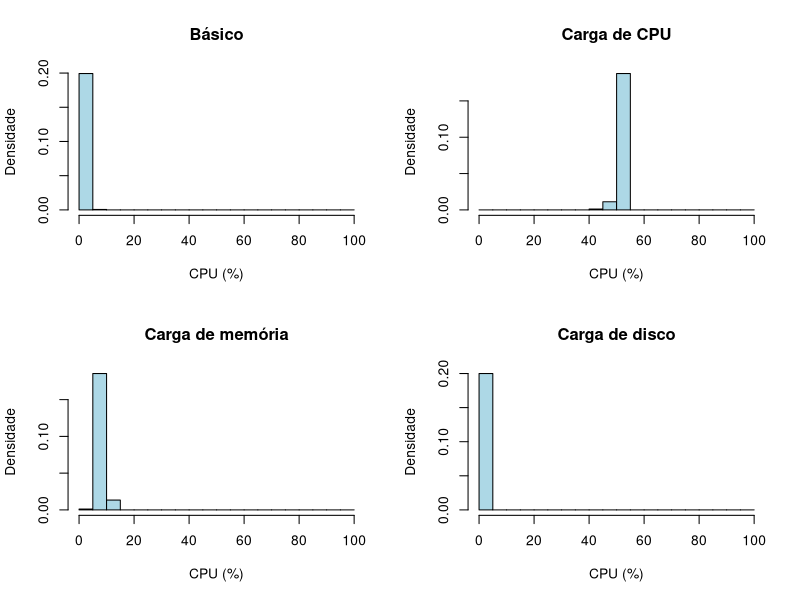
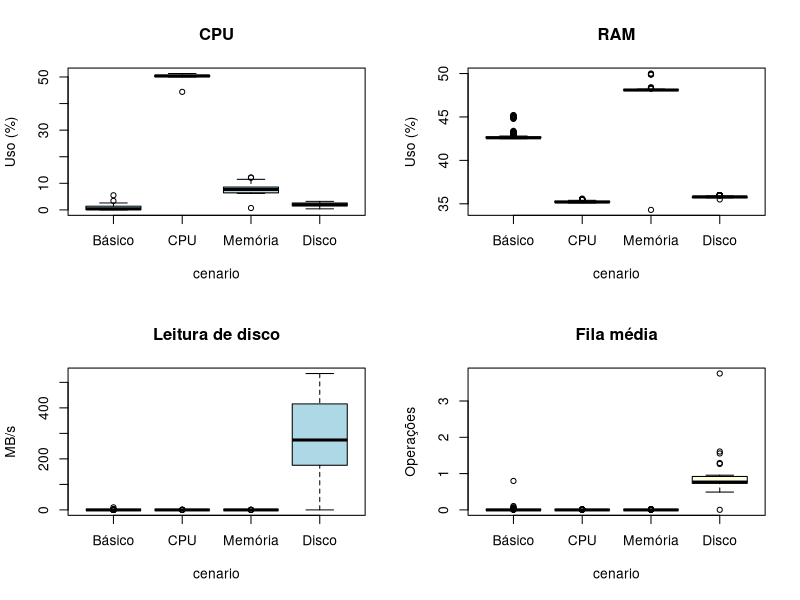
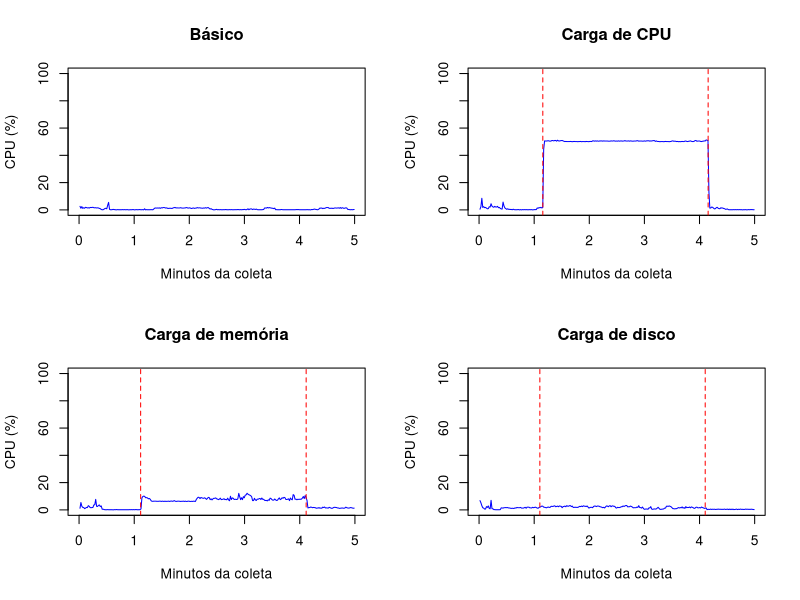
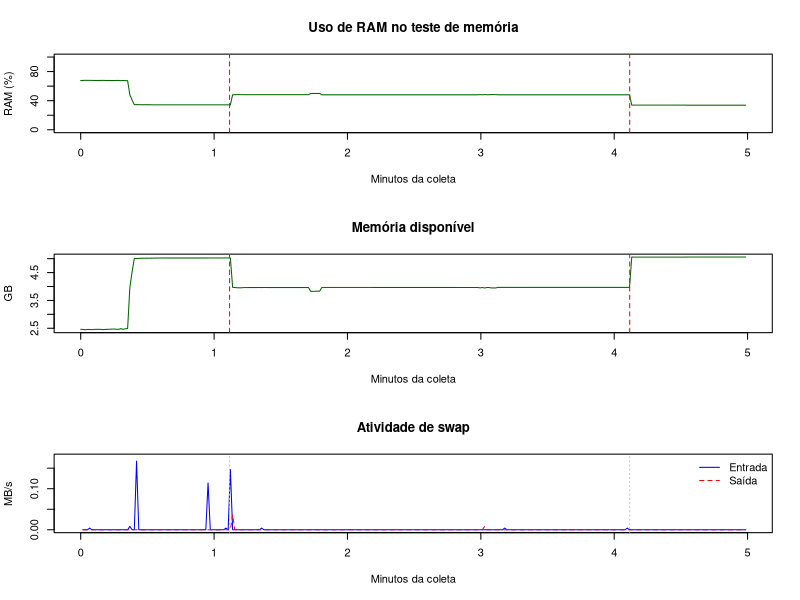
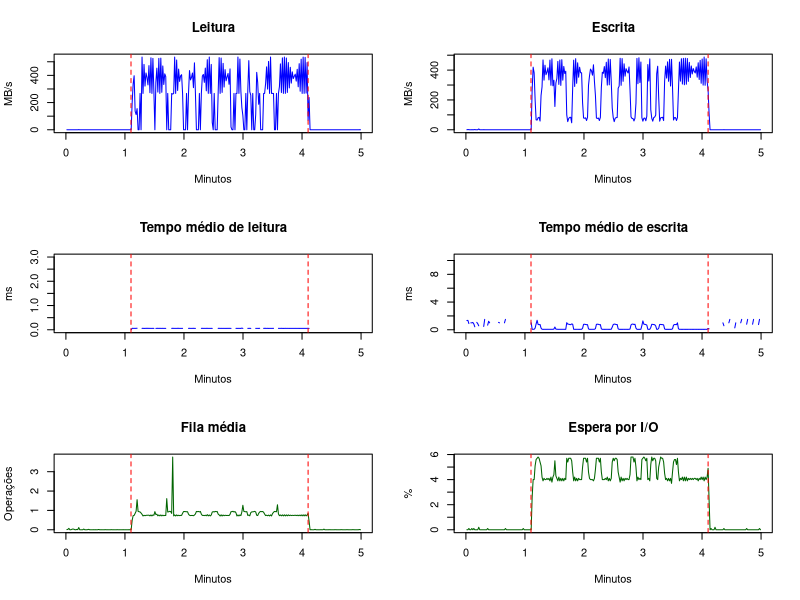
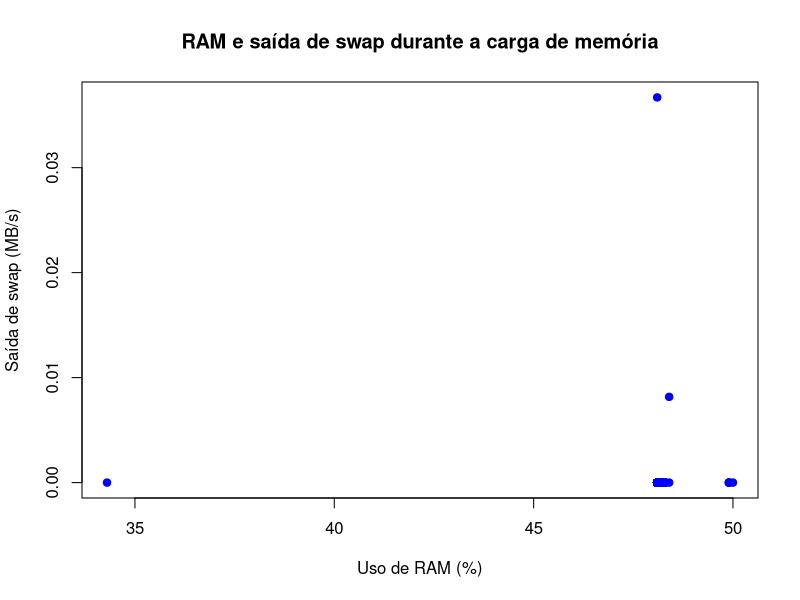
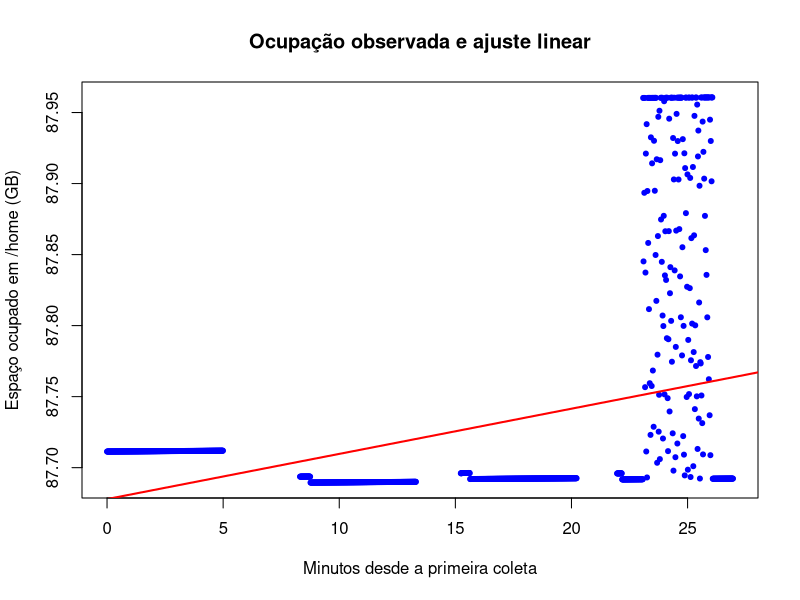

R code for these plots, in order:
## ---- chunk 1
basico = read.csv("dados/brutos/coretrace_basico_2026-10-15_18-00-40-992674.csv", na.strings = "", check.names = FALSE)
teste_cpu = read.csv("dados/brutos/coretrace_cpu_2026-10-15_18-08-59-597886.csv", na.strings = "", check.names = FALSE)
teste_memoria = read.csv("dados/brutos/coretrace_memoria_2026-10-15_18-15-55-034537.csv", na.strings = "", check.names = FALSE)
teste_disco = read.csv("dados/brutos/coretrace_disco_2026-10-15_18-22-38-834950.csv", na.strings = "", check.names = FALSE)

basico$cenario = "Básico"
teste_cpu$cenario = "CPU"
teste_memoria$cenario = "Memória"
teste_disco$cenario = "Disco"

basico$fase = "Sem carga"
teste_cpu$fase = "Antes"
teste_memoria$fase = "Antes"
teste_disco$fase = "Antes"
## ---- chunk 2
teste_cpu$horario = as.POSIXct(teste_cpu$TIMESTAMP, format = "%Y-%m-%dT%H:%M:%OS", tz = "America/Sao_Paulo")
teste_memoria$horario = as.POSIXct(teste_memoria$TIMESTAMP, format = "%Y-%m-%dT%H:%M:%OS", tz = "America/Sao_Paulo")
teste_disco$horario = as.POSIXct(teste_disco$TIMESTAMP, format = "%Y-%m-%dT%H:%M:%OS", tz = "America/Sao_Paulo")
basico$horario = as.POSIXct(basico$TIMESTAMP, format = "%Y-%m-%dT%H:%M:%OS", tz = "America/Sao_Paulo")

inicio_cpu = as.POSIXct("2026-10-15 18:10:09", tz = "America/Sao_Paulo")
fim_cpu = as.POSIXct("2026-10-15 18:13:09", tz = "America/Sao_Paulo")
inicio_memoria = as.POSIXct("2026-10-15 18:17:02", tz = "America/Sao_Paulo")
fim_memoria = as.POSIXct("2026-10-15 18:20:02", tz = "America/Sao_Paulo")
inicio_disco = as.POSIXct("2026-10-15 18:23:45", tz = "America/Sao_Paulo")
fim_disco = as.POSIXct("2026-10-15 18:26:45", tz = "America/Sao_Paulo")

teste_cpu$fase[teste_cpu$horario >= inicio_cpu & teste_cpu$horario < fim_cpu] = "Durante"
teste_cpu$fase[teste_cpu$horario >= fim_cpu] = "Depois"
teste_memoria$fase[teste_memoria$horario >= inicio_memoria & teste_memoria$horario < fim_memoria] = "Durante"
teste_memoria$fase[teste_memoria$horario >= fim_memoria] = "Depois"
teste_disco$fase[teste_disco$horario >= inicio_disco & teste_disco$horario < fim_disco] = "Durante"
teste_disco$fase[teste_disco$horario >= fim_disco] = "Depois"

dados = rbind(basico, teste_cpu, teste_memoria, teste_disco)
dados$cenario = factor(dados$cenario, levels = c("Básico", "CPU", "Memória", "Disco"))
dados$minuto = dados$TEMPO_SEGUNDOS / 60

knitr::kable(table(dados$cenario, dados$fase))
## ---- chunk 3
print(unique(dados$disco_io_0_dispositivo))
print(unique(dados$disco_volume_2_montagem))

dados$cpu = dados$cpu_percent
dados$ram = dados$ram_percent
dados$memoria_disponivel = dados$ram_available
dados$carga_5 = dados$load_avg_5
dados$leitura = dados$disco_io_0_read_bytes / 1000000
dados$escrita = dados$disco_io_0_write_bytes / 1000000
dados$iops_leitura = dados$disco_io_0_read_count
dados$iops_escrita = dados$disco_io_0_write_count
dados$fila = dados$disco_io_0_queue
dados$tempo_leitura = dados$disco_io_0_read_time_ms
dados$tempo_escrita = dados$disco_io_0_write_time_ms
dados$espera_io = dados$cpu_iowait
dados$swap_entrada = dados$swap_sin / 1000000
dados$swap_saida = dados$swap_sout / 1000000
dados$espaco_usado = dados$disco_volume_2_used
## ---- chunk 4
invalida = is.na(dados$cpu_percent_status) | dados$cpu_percent_status != "ok" | !is.finite(dados$cpu) | dados$cpu < 0
invalida = invalida | dados$cpu > 100
dados$cpu[invalida] = NA

invalida = is.na(dados$ram_percent_status) | dados$ram_percent_status != "ok" | !is.finite(dados$ram) | dados$ram < 0
invalida = invalida | dados$ram > 100
dados$ram[invalida] = NA

invalida = is.na(dados$ram_available_status) | dados$ram_available_status != "ok" | !is.finite(dados$memoria_disponivel) | dados$memoria_disponivel < 0
dados$memoria_disponivel[invalida] = NA

invalida = is.na(dados$load_avg_5_status) | dados$load_avg_5_status != "ok" | !is.finite(dados$carga_5) | dados$carga_5 < 0
dados$carga_5[invalida] = NA

invalida = is.na(dados$disco_io_0_read_bytes_status) | dados$disco_io_0_read_bytes_status != "ok" | !is.finite(dados$leitura) | dados$leitura < 0
dados$leitura[invalida] = NA

invalida = is.na(dados$disco_io_0_write_bytes_status) | dados$disco_io_0_write_bytes_status != "ok" | !is.finite(dados$escrita) | dados$escrita < 0
dados$escrita[invalida] = NA

invalida = is.na(dados$disco_io_0_read_count_status) | dados$disco_io_0_read_count_status != "ok" | !is.finite(dados$iops_leitura) | dados$iops_leitura < 0
dados$iops_leitura[invalida] = NA

invalida = is.na(dados$disco_io_0_write_count_status) | dados$disco_io_0_write_count_status != "ok" | !is.finite(dados$iops_escrita) | dados$iops_escrita < 0
dados$iops_escrita[invalida] = NA

invalida = is.na(dados$disco_io_0_queue_status) | dados$disco_io_0_queue_status != "ok" | !is.finite(dados$fila) | dados$fila < 0
dados$fila[invalida] = NA

invalida = is.na(dados$disco_io_0_read_time_ms_status) | dados$disco_io_0_read_time_ms_status != "ok" | !is.finite(dados$tempo_leitura) | dados$tempo_leitura < 0
dados$tempo_leitura[invalida] = NA

invalida = is.na(dados$disco_io_0_write_time_ms_status) | dados$disco_io_0_write_time_ms_status != "ok" | !is.finite(dados$tempo_escrita) | dados$tempo_escrita < 0
dados$tempo_escrita[invalida] = NA

invalida = is.na(dados$cpu_iowait_status) | dados$cpu_iowait_status != "ok" | !is.finite(dados$espera_io) | dados$espera_io < 0
invalida = invalida | dados$espera_io > 100
dados$espera_io[invalida] = NA

invalida = is.na(dados$swap_sin_status) | dados$swap_sin_status != "ok" | !is.finite(dados$swap_entrada) | dados$swap_entrada < 0
dados$swap_entrada[invalida] = NA

invalida = is.na(dados$swap_sout_status) | dados$swap_sout_status != "ok" | !is.finite(dados$swap_saida) | dados$swap_saida < 0
dados$swap_saida[invalida] = NA

invalida = is.na(dados$disco_volume_2_used_status) | dados$disco_volume_2_used_status != "ok" | !is.finite(dados$espaco_usado) | dados$espaco_usado < 0
dados$espaco_usado[invalida] = NA

## ---- chunk 5
knitr::kable(table(dados$cenario, dados$cpu_percent_status))
knitr::kable(table(dados$cenario, dados$disco_io_0_read_time_ms_status))
## ---- chunk 6
comparacao = dados[dados$cenario == "Básico" | dados$fase == "Durante", ]
knitr::kable(table(comparacao$cenario))
## ---- chunk 7
resumo_cpu = data.frame(
  validas = tapply(!is.na(comparacao$cpu), comparacao$cenario, sum),
  media = tapply(comparacao$cpu, comparacao$cenario, mean, na.rm = TRUE),
  mediana = tapply(comparacao$cpu, comparacao$cenario, median, na.rm = TRUE),
  minimo = tapply(comparacao$cpu, comparacao$cenario, min, na.rm = TRUE),
  maximo = tapply(comparacao$cpu, comparacao$cenario, max, na.rm = TRUE),
  quartil_1 = tapply(comparacao$cpu, comparacao$cenario, quantile, probs = 0.25, na.rm = TRUE),
  quartil_3 = tapply(comparacao$cpu, comparacao$cenario, quantile, probs = 0.75, na.rm = TRUE),
  desvio_padrao = tapply(comparacao$cpu, comparacao$cenario, sd, na.rm = TRUE),
  percentil_95 = tapply(comparacao$cpu, comparacao$cenario, quantile, probs = 0.95, na.rm = TRUE)
)
knitr::kable(resumo_cpu, digits = 3)
## ---- chunk 8
resumo_ram = data.frame(
  validas = tapply(!is.na(comparacao$ram), comparacao$cenario, sum),
  media = tapply(comparacao$ram, comparacao$cenario, mean, na.rm = TRUE),
  mediana = tapply(comparacao$ram, comparacao$cenario, median, na.rm = TRUE),
  minimo = tapply(comparacao$ram, comparacao$cenario, min, na.rm = TRUE),
  maximo = tapply(comparacao$ram, comparacao$cenario, max, na.rm = TRUE),
  quartil_1 = tapply(comparacao$ram, comparacao$cenario, quantile, probs = 0.25, na.rm = TRUE),
  quartil_3 = tapply(comparacao$ram, comparacao$cenario, quantile, probs = 0.75, na.rm = TRUE),
  desvio_padrao = tapply(comparacao$ram, comparacao$cenario, sd, na.rm = TRUE),
  percentil_95 = tapply(comparacao$ram, comparacao$cenario, quantile, probs = 0.95, na.rm = TRUE)
)
knitr::kable(resumo_ram, digits = 3)
## ---- chunk 9
resumo_memoria_disponivel = data.frame(
  validas = tapply(!is.na(comparacao$memoria_disponivel), comparacao$cenario, sum),
  media = tapply(comparacao$memoria_disponivel, comparacao$cenario, mean, na.rm = TRUE),
  mediana = tapply(comparacao$memoria_disponivel, comparacao$cenario, median, na.rm = TRUE),
  minimo = tapply(comparacao$memoria_disponivel, comparacao$cenario, min, na.rm = TRUE),
  maximo = tapply(comparacao$memoria_disponivel, comparacao$cenario, max, na.rm = TRUE),
  quartil_1 = tapply(comparacao$memoria_disponivel, comparacao$cenario, quantile, probs = 0.25, na.rm = TRUE),
  quartil_3 = tapply(comparacao$memoria_disponivel, comparacao$cenario, quantile, probs = 0.75, na.rm = TRUE),
  desvio_padrao = tapply(comparacao$memoria_disponivel, comparacao$cenario, sd, na.rm = TRUE),
  percentil_95 = tapply(comparacao$memoria_disponivel, comparacao$cenario, quantile, probs = 0.95, na.rm = TRUE)
)
knitr::kable(resumo_memoria_disponivel, digits = 3)
## ---- chunk 10
resumo_carga_5 = data.frame(
  validas = tapply(!is.na(comparacao$carga_5), comparacao$cenario, sum),
  media = tapply(comparacao$carga_5, comparacao$cenario, mean, na.rm = TRUE),
  mediana = tapply(comparacao$carga_5, comparacao$cenario, median, na.rm = TRUE),
  minimo = tapply(comparacao$carga_5, comparacao$cenario, min, na.rm = TRUE),
  maximo = tapply(comparacao$carga_5, comparacao$cenario, max, na.rm = TRUE),
  quartil_1 = tapply(comparacao$carga_5, comparacao$cenario, quantile, probs = 0.25, na.rm = TRUE),
  quartil_3 = tapply(comparacao$carga_5, comparacao$cenario, quantile, probs = 0.75, na.rm = TRUE),
  desvio_padrao = tapply(comparacao$carga_5, comparacao$cenario, sd, na.rm = TRUE),
  percentil_95 = tapply(comparacao$carga_5, comparacao$cenario, quantile, probs = 0.95, na.rm = TRUE)
)
knitr::kable(resumo_carga_5, digits = 3)
## ---- chunk 11
resumo_leitura = data.frame(
  validas = tapply(!is.na(comparacao$leitura), comparacao$cenario, sum),
  media = tapply(comparacao$leitura, comparacao$cenario, mean, na.rm = TRUE),
  mediana = tapply(comparacao$leitura, comparacao$cenario, median, na.rm = TRUE),
  minimo = tapply(comparacao$leitura, comparacao$cenario, min, na.rm = TRUE),
  maximo = tapply(comparacao$leitura, comparacao$cenario, max, na.rm = TRUE),
  quartil_1 = tapply(comparacao$leitura, comparacao$cenario, quantile, probs = 0.25, na.rm = TRUE),
  quartil_3 = tapply(comparacao$leitura, comparacao$cenario, quantile, probs = 0.75, na.rm = TRUE),
  desvio_padrao = tapply(comparacao$leitura, comparacao$cenario, sd, na.rm = TRUE),
  percentil_95 = tapply(comparacao$leitura, comparacao$cenario, quantile, probs = 0.95, na.rm = TRUE)
)
knitr::kable(resumo_leitura, digits = 3)
## ---- chunk 12
resumo_escrita = data.frame(
  validas = tapply(!is.na(comparacao$escrita), comparacao$cenario, sum),
  media = tapply(comparacao$escrita, comparacao$cenario, mean, na.rm = TRUE),
  mediana = tapply(comparacao$escrita, comparacao$cenario, median, na.rm = TRUE),
  minimo = tapply(comparacao$escrita, comparacao$cenario, min, na.rm = TRUE),
  maximo = tapply(comparacao$escrita, comparacao$cenario, max, na.rm = TRUE),
  quartil_1 = tapply(comparacao$escrita, comparacao$cenario, quantile, probs = 0.25, na.rm = TRUE),
  quartil_3 = tapply(comparacao$escrita, comparacao$cenario, quantile, probs = 0.75, na.rm = TRUE),
  desvio_padrao = tapply(comparacao$escrita, comparacao$cenario, sd, na.rm = TRUE),
  percentil_95 = tapply(comparacao$escrita, comparacao$cenario, quantile, probs = 0.95, na.rm = TRUE)
)
knitr::kable(resumo_escrita, digits = 3)
## ---- chunk 13
resumo_iops_leitura = data.frame(
  validas = tapply(!is.na(comparacao$iops_leitura), comparacao$cenario, sum),
  media = tapply(comparacao$iops_leitura, comparacao$cenario, mean, na.rm = TRUE),
  mediana = tapply(comparacao$iops_leitura, comparacao$cenario, median, na.rm = TRUE),
  minimo = tapply(comparacao$iops_leitura, comparacao$cenario, min, na.rm = TRUE),
  maximo = tapply(comparacao$iops_leitura, comparacao$cenario, max, na.rm = TRUE),
  quartil_1 = tapply(comparacao$iops_leitura, comparacao$cenario, quantile, probs = 0.25, na.rm = TRUE),
  quartil_3 = tapply(comparacao$iops_leitura, comparacao$cenario, quantile, probs = 0.75, na.rm = TRUE),
  desvio_padrao = tapply(comparacao$iops_leitura, comparacao$cenario, sd, na.rm = TRUE),
  percentil_95 = tapply(comparacao$iops_leitura, comparacao$cenario, quantile, probs = 0.95, na.rm = TRUE)
)
knitr::kable(resumo_iops_leitura, digits = 3)
## ---- chunk 14
resumo_iops_escrita = data.frame(
  validas = tapply(!is.na(comparacao$iops_escrita), comparacao$cenario, sum),
  media = tapply(comparacao$iops_escrita, comparacao$cenario, mean, na.rm = TRUE),
  mediana = tapply(comparacao$iops_escrita, comparacao$cenario, median, na.rm = TRUE),
  minimo = tapply(comparacao$iops_escrita, comparacao$cenario, min, na.rm = TRUE),
  maximo = tapply(comparacao$iops_escrita, comparacao$cenario, max, na.rm = TRUE),
  quartil_1 = tapply(comparacao$iops_escrita, comparacao$cenario, quantile, probs = 0.25, na.rm = TRUE),
  quartil_3 = tapply(comparacao$iops_escrita, comparacao$cenario, quantile, probs = 0.75, na.rm = TRUE),
  desvio_padrao = tapply(comparacao$iops_escrita, comparacao$cenario, sd, na.rm = TRUE),
  percentil_95 = tapply(comparacao$iops_escrita, comparacao$cenario, quantile, probs = 0.95, na.rm = TRUE)
)
knitr::kable(resumo_iops_escrita, digits = 3)
## ---- chunk 15
resumo_fila = data.frame(
  validas = tapply(!is.na(comparacao$fila), comparacao$cenario, sum),
  media = tapply(comparacao$fila, comparacao$cenario, mean, na.rm = TRUE),
  mediana = tapply(comparacao$fila, comparacao$cenario, median, na.rm = TRUE),
  minimo = tapply(comparacao$fila, comparacao$cenario, min, na.rm = TRUE),
  maximo = tapply(comparacao$fila, comparacao$cenario, max, na.rm = TRUE),
  quartil_1 = tapply(comparacao$fila, comparacao$cenario, quantile, probs = 0.25, na.rm = TRUE),
  quartil_3 = tapply(comparacao$fila, comparacao$cenario, quantile, probs = 0.75, na.rm = TRUE),
  desvio_padrao = tapply(comparacao$fila, comparacao$cenario, sd, na.rm = TRUE),
  percentil_95 = tapply(comparacao$fila, comparacao$cenario, quantile, probs = 0.95, na.rm = TRUE)
)
knitr::kable(resumo_fila, digits = 3)
## ---- chunk 16
resumo_tempo_leitura = data.frame(
  validas = tapply(!is.na(comparacao$tempo_leitura), comparacao$cenario, sum),
  media = tapply(comparacao$tempo_leitura, comparacao$cenario, mean, na.rm = TRUE),
  mediana = tapply(comparacao$tempo_leitura, comparacao$cenario, median, na.rm = TRUE),
  minimo = tapply(comparacao$tempo_leitura, comparacao$cenario, min, na.rm = TRUE),
  maximo = tapply(comparacao$tempo_leitura, comparacao$cenario, max, na.rm = TRUE),
  quartil_1 = tapply(comparacao$tempo_leitura, comparacao$cenario, quantile, probs = 0.25, na.rm = TRUE),
  quartil_3 = tapply(comparacao$tempo_leitura, comparacao$cenario, quantile, probs = 0.75, na.rm = TRUE),
  desvio_padrao = tapply(comparacao$tempo_leitura, comparacao$cenario, sd, na.rm = TRUE),
  percentil_95 = tapply(comparacao$tempo_leitura, comparacao$cenario, quantile, probs = 0.95, na.rm = TRUE)
)
knitr::kable(resumo_tempo_leitura, digits = 3)
## ---- chunk 17
resumo_tempo_escrita = data.frame(
  validas = tapply(!is.na(comparacao$tempo_escrita), comparacao$cenario, sum),
  media = tapply(comparacao$tempo_escrita, comparacao$cenario, mean, na.rm = TRUE),
  mediana = tapply(comparacao$tempo_escrita, comparacao$cenario, median, na.rm = TRUE),
  minimo = tapply(comparacao$tempo_escrita, comparacao$cenario, min, na.rm = TRUE),
  maximo = tapply(comparacao$tempo_escrita, comparacao$cenario, max, na.rm = TRUE),
  quartil_1 = tapply(comparacao$tempo_escrita, comparacao$cenario, quantile, probs = 0.25, na.rm = TRUE),
  quartil_3 = tapply(comparacao$tempo_escrita, comparacao$cenario, quantile, probs = 0.75, na.rm = TRUE),
  desvio_padrao = tapply(comparacao$tempo_escrita, comparacao$cenario, sd, na.rm = TRUE),
  percentil_95 = tapply(comparacao$tempo_escrita, comparacao$cenario, quantile, probs = 0.95, na.rm = TRUE)
)
knitr::kable(resumo_tempo_escrita, digits = 3)
## ---- chunk 18
resumo_espera_io = data.frame(
  validas = tapply(!is.na(comparacao$espera_io), comparacao$cenario, sum),
  media = tapply(comparacao$espera_io, comparacao$cenario, mean, na.rm = TRUE),
  mediana = tapply(comparacao$espera_io, comparacao$cenario, median, na.rm = TRUE),
  minimo = tapply(comparacao$espera_io, comparacao$cenario, min, na.rm = TRUE),
  maximo = tapply(comparacao$espera_io, comparacao$cenario, max, na.rm = TRUE),
  quartil_1 = tapply(comparacao$espera_io, comparacao$cenario, quantile, probs = 0.25, na.rm = TRUE),
  quartil_3 = tapply(comparacao$espera_io, comparacao$cenario, quantile, probs = 0.75, na.rm = TRUE),
  desvio_padrao = tapply(comparacao$espera_io, comparacao$cenario, sd, na.rm = TRUE),
  percentil_95 = tapply(comparacao$espera_io, comparacao$cenario, quantile, probs = 0.95, na.rm = TRUE)
)
knitr::kable(resumo_espera_io, digits = 3)
## ---- chunk 19
resumo_swap_entrada = data.frame(
  validas = tapply(!is.na(comparacao$swap_entrada), comparacao$cenario, sum),
  media = tapply(comparacao$swap_entrada, comparacao$cenario, mean, na.rm = TRUE),
  mediana = tapply(comparacao$swap_entrada, comparacao$cenario, median, na.rm = TRUE),
  minimo = tapply(comparacao$swap_entrada, comparacao$cenario, min, na.rm = TRUE),
  maximo = tapply(comparacao$swap_entrada, comparacao$cenario, max, na.rm = TRUE),
  quartil_1 = tapply(comparacao$swap_entrada, comparacao$cenario, quantile, probs = 0.25, na.rm = TRUE),
  quartil_3 = tapply(comparacao$swap_entrada, comparacao$cenario, quantile, probs = 0.75, na.rm = TRUE),
  desvio_padrao = tapply(comparacao$swap_entrada, comparacao$cenario, sd, na.rm = TRUE),
  percentil_95 = tapply(comparacao$swap_entrada, comparacao$cenario, quantile, probs = 0.95, na.rm = TRUE)
)
knitr::kable(resumo_swap_entrada, digits = 3)
## ---- chunk 20
resumo_swap_saida = data.frame(
  validas = tapply(!is.na(comparacao$swap_saida), comparacao$cenario, sum),
  media = tapply(comparacao$swap_saida, comparacao$cenario, mean, na.rm = TRUE),
  mediana = tapply(comparacao$swap_saida, comparacao$cenario, median, na.rm = TRUE),
  minimo = tapply(comparacao$swap_saida, comparacao$cenario, min, na.rm = TRUE),
  maximo = tapply(comparacao$swap_saida, comparacao$cenario, max, na.rm = TRUE),
  quartil_1 = tapply(comparacao$swap_saida, comparacao$cenario, quantile, probs = 0.25, na.rm = TRUE),
  quartil_3 = tapply(comparacao$swap_saida, comparacao$cenario, quantile, probs = 0.75, na.rm = TRUE),
  desvio_padrao = tapply(comparacao$swap_saida, comparacao$cenario, sd, na.rm = TRUE),
  percentil_95 = tapply(comparacao$swap_saida, comparacao$cenario, quantile, probs = 0.95, na.rm = TRUE)
)
knitr::kable(resumo_swap_saida, digits = 3)
## ---- chunk 21
resumo_espaco_usado = data.frame(
  validas = tapply(!is.na(comparacao$espaco_usado), comparacao$cenario, sum),
  media = tapply(comparacao$espaco_usado, comparacao$cenario, mean, na.rm = TRUE),
  mediana = tapply(comparacao$espaco_usado, comparacao$cenario, median, na.rm = TRUE),
  minimo = tapply(comparacao$espaco_usado, comparacao$cenario, min, na.rm = TRUE),
  maximo = tapply(comparacao$espaco_usado, comparacao$cenario, max, na.rm = TRUE),
  quartil_1 = tapply(comparacao$espaco_usado, comparacao$cenario, quantile, probs = 0.25, na.rm = TRUE),
  quartil_3 = tapply(comparacao$espaco_usado, comparacao$cenario, quantile, probs = 0.75, na.rm = TRUE),
  desvio_padrao = tapply(comparacao$espaco_usado, comparacao$cenario, sd, na.rm = TRUE),
  percentil_95 = tapply(comparacao$espaco_usado, comparacao$cenario, quantile, probs = 0.95, na.rm = TRUE)
)
knitr::kable(resumo_espaco_usado, digits = 3)
## ---- chunk 22
knitr::kable(tapply(dados$cpu, list(dados$cenario, dados$fase), mean, na.rm = TRUE), digits = 2)
knitr::kable(tapply(dados$ram, list(dados$cenario, dados$fase), mean, na.rm = TRUE), digits = 2)
## ---- chunk 23
basico = dados[dados$cenario == "Básico", ]
estresse_cpu = comparacao[comparacao$cenario == "CPU", ]
estresse_memoria = comparacao[comparacao$cenario == "Memória", ]
estresse_disco = comparacao[comparacao$cenario == "Disco", ]

par(mfrow = c(2, 2))
hist(basico$cpu, breaks = seq(0, 100, 5), freq = FALSE, col = "lightblue", main = "Básico", xlab = "CPU (%)", ylab = "Densidade")
hist(estresse_cpu$cpu, breaks = seq(0, 100, 5), freq = FALSE, col = "lightblue", main = "Carga de CPU", xlab = "CPU (%)", ylab = "Densidade")
hist(estresse_memoria$cpu, breaks = seq(0, 100, 5), freq = FALSE, col = "lightblue", main = "Carga de memória", xlab = "CPU (%)", ylab = "Densidade")
hist(estresse_disco$cpu, breaks = seq(0, 100, 5), freq = FALSE, col = "lightblue", main = "Carga de disco", xlab = "CPU (%)", ylab = "Densidade")
par(mfrow = c(1, 1))
## ---- chunk 24
par(mfrow = c(2, 2))
boxplot(cpu ~ cenario, data = comparacao, col = "lightblue", main = "CPU", ylab = "Uso (%)")
boxplot(ram ~ cenario, data = comparacao, col = "lightgreen", main = "RAM", ylab = "Uso (%)")
boxplot(leitura ~ cenario, data = comparacao, col = "lightblue", main = "Leitura de disco", ylab = "MB/s")
boxplot(fila ~ cenario, data = comparacao, col = "lightyellow", main = "Fila média", ylab = "Operações")
par(mfrow = c(1, 1))
## ---- chunk 25
teste_cpu = dados[dados$cenario == "CPU", ]
teste_memoria = dados[dados$cenario == "Memória", ]
teste_disco = dados[dados$cenario == "Disco", ]

inicio_cpu_min = as.numeric(difftime(inicio_cpu, teste_cpu$horario[1], units = "mins"))
fim_cpu_min = as.numeric(difftime(fim_cpu, teste_cpu$horario[1], units = "mins"))
inicio_memoria_min = as.numeric(difftime(inicio_memoria, teste_memoria$horario[1], units = "mins"))
fim_memoria_min = as.numeric(difftime(fim_memoria, teste_memoria$horario[1], units = "mins"))
inicio_disco_min = as.numeric(difftime(inicio_disco, teste_disco$horario[1], units = "mins"))
fim_disco_min = as.numeric(difftime(fim_disco, teste_disco$horario[1], units = "mins"))

par(mfrow = c(2, 2))
plot(basico$minuto, basico$cpu, type = "l", col = "blue", ylim = c(0, 100), main = "Básico", xlab = "Minutos da coleta", ylab = "CPU (%)")
plot(teste_cpu$minuto, teste_cpu$cpu, type = "l", col = "blue", ylim = c(0, 100), main = "Carga de CPU", xlab = "Minutos da coleta", ylab = "CPU (%)")
abline(v = c(inicio_cpu_min, fim_cpu_min), col = "red", lty = 2)
plot(teste_memoria$minuto, teste_memoria$cpu, type = "l", col = "blue", ylim = c(0, 100), main = "Carga de memória", xlab = "Minutos da coleta", ylab = "CPU (%)")
abline(v = c(inicio_memoria_min, fim_memoria_min), col = "red", lty = 2)
plot(teste_disco$minuto, teste_disco$cpu, type = "l", col = "blue", ylim = c(0, 100), main = "Carga de disco", xlab = "Minutos da coleta", ylab = "CPU (%)")
abline(v = c(inicio_disco_min, fim_disco_min), col = "red", lty = 2)
par(mfrow = c(1, 1))
## ---- chunk 26
par(mfrow = c(3, 1))
plot(teste_memoria$minuto, teste_memoria$ram, type = "l", col = "darkgreen", ylim = c(0, 100), main = "Uso de RAM no teste de memória", xlab = "Minutos da coleta", ylab = "RAM (%)")
abline(v = c(inicio_memoria_min, fim_memoria_min), col = "red", lty = 2)
plot(teste_memoria$minuto, teste_memoria$memoria_disponivel, type = "l", col = "darkgreen", main = "Memória disponível", xlab = "Minutos da coleta", ylab = "GB")
abline(v = c(inicio_memoria_min, fim_memoria_min), col = "red", lty = 2)
limite_swap = max(c(teste_memoria$swap_entrada, teste_memoria$swap_saida), na.rm = TRUE) + 0.01
plot(teste_memoria$minuto, teste_memoria$swap_entrada, type = "l", col = "blue", ylim = c(0, limite_swap), main = "Atividade de swap", xlab = "Minutos da coleta", ylab = "MB/s")
lines(teste_memoria$minuto, teste_memoria$swap_saida, col = "red", lty = 2)
abline(v = c(inicio_memoria_min, fim_memoria_min), col = "gray", lty = 3)
legend("topright", legend = c("Entrada", "Saída"), col = c("blue", "red"), lty = c(1, 2), bty = "n")
par(mfrow = c(1, 1))
## ---- chunk 27
par(mfrow = c(3, 2))
plot(teste_disco$minuto, teste_disco$leitura, type = "l", col = "blue", main = "Leitura", xlab = "Minutos", ylab = "MB/s")
abline(v = c(inicio_disco_min, fim_disco_min), col = "red", lty = 2)
plot(teste_disco$minuto, teste_disco$escrita, type = "l", col = "blue", main = "Escrita", xlab = "Minutos", ylab = "MB/s")
abline(v = c(inicio_disco_min, fim_disco_min), col = "red", lty = 2)
plot(teste_disco$minuto, teste_disco$tempo_leitura, type = "l", col = "blue", main = "Tempo médio de leitura", xlab = "Minutos", ylab = "ms")
abline(v = c(inicio_disco_min, fim_disco_min), col = "red", lty = 2)
plot(teste_disco$minuto, teste_disco$tempo_escrita, type = "l", col = "blue", main = "Tempo médio de escrita", xlab = "Minutos", ylab = "ms")
abline(v = c(inicio_disco_min, fim_disco_min), col = "red", lty = 2)
plot(teste_disco$minuto, teste_disco$fila, type = "l", col = "darkgreen", main = "Fila média", xlab = "Minutos", ylab = "Operações")
abline(v = c(inicio_disco_min, fim_disco_min), col = "red", lty = 2)
plot(teste_disco$minuto, teste_disco$espera_io, type = "l", col = "darkgreen", main = "Espera por I/O", xlab = "Minutos", ylab = "%")
abline(v = c(inicio_disco_min, fim_disco_min), col = "red", lty = 2)
par(mfrow = c(1, 1))
## ---- chunk 28
out_basico = boxplot.stats(basico$cpu)$out
out_cpu = boxplot.stats(estresse_cpu$cpu)$out
out_memoria = boxplot.stats(estresse_memoria$cpu)$out
out_disco = boxplot.stats(estresse_disco$cpu)$out

quantidade_outliers = data.frame(
  cenario = c("Básico", "CPU", "Memória", "Disco"),
  leituras = c(length(out_basico), length(out_cpu), length(out_memoria), length(out_disco))
)
knitr::kable(quantidade_outliers)

outliers_cpu = estresse_cpu[estresse_cpu$cpu %in% out_cpu, c("TIMESTAMP", "minuto", "cpu", "fase")]
knitr::kable(outliers_cpu, digits = 3)
## ---- chunk 29
variaveis = comparacao[, c("cpu", "carga_5", "ram", "memoria_disponivel", "swap_saida", "leitura", "fila", "espera_io")]
matriz_correlacao = cor(variaveis, use = "pairwise.complete.obs")
knitr::kable(matriz_correlacao, digits = 2)
## ---- chunk 30
correlacoes = data.frame(
  cenario = c("Básico", "CPU", "Memória", "Disco"),
  cpu_carga = c(
    cor(basico$cpu, basico$carga_5, use = "complete.obs"),
    cor(estresse_cpu$cpu, estresse_cpu$carga_5, use = "complete.obs"),
    cor(estresse_memoria$cpu, estresse_memoria$carga_5, use = "complete.obs"),
    cor(estresse_disco$cpu, estresse_disco$carga_5, use = "complete.obs")
  ),
  leitura_espera_io = c(
    cor(basico$leitura, basico$espera_io, use = "complete.obs"),
    cor(estresse_cpu$leitura, estresse_cpu$espera_io, use = "complete.obs"),
    cor(estresse_memoria$leitura, estresse_memoria$espera_io, use = "complete.obs"),
    cor(estresse_disco$leitura, estresse_disco$espera_io, use = "complete.obs")
  ),
  fila_tempo_leitura = c(
    cor(basico$fila, basico$tempo_leitura, use = "complete.obs"),
    cor(estresse_cpu$fila, estresse_cpu$tempo_leitura, use = "complete.obs"),
    cor(estresse_memoria$fila, estresse_memoria$tempo_leitura, use = "complete.obs"),
    cor(estresse_disco$fila, estresse_disco$tempo_leitura, use = "complete.obs")
  )
)
knitr::kable(correlacoes, digits = 2)
## ---- chunk 31
pares_cpu_carga = complete.cases(comparacao[, c("cpu", "carga_5")])
pares_leitura_espera = complete.cases(comparacao[, c("leitura", "espera_io")])
pares_fila_tempo = complete.cases(comparacao[, c("fila", "tempo_leitura")])

quantidade_pares = data.frame(
  cpu_carga = tapply(pares_cpu_carga, comparacao$cenario, sum),
  leitura_espera_io = tapply(pares_leitura_espera, comparacao$cenario, sum),
  fila_tempo_leitura = tapply(pares_fila_tempo, comparacao$cenario, sum)
)
knitr::kable(quantidade_pares)
## ---- chunk 32
plot(estresse_memoria$ram, estresse_memoria$swap_saida, pch = 19, col = "blue", xlab = "Uso de RAM (%)", ylab = "Saída de swap (MB/s)", main = "RAM e saída de swap durante a carga de memória")
## ---- chunk 33
armazenamento = dados[, c("horario", "espaco_usado")]
armazenamento = armazenamento[is.finite(armazenamento$espaco_usado), ]
armazenamento = armazenamento[order(armazenamento$horario), ]
armazenamento$minuto = as.numeric(difftime(armazenamento$horario, armazenamento$horario[1], units = "mins"))

modelo = lm(espaco_usado ~ minuto, data = armazenamento)
plot(armazenamento$minuto, armazenamento$espaco_usado, pch = 20, col = "blue", xlab = "Minutos desde a primeira coleta", ylab = "Espaço ocupado em /home (GB)", main = "Ocupação observada e ajuste linear")
abline(modelo, col = "red", lwd = 2)
print(coef(modelo))
